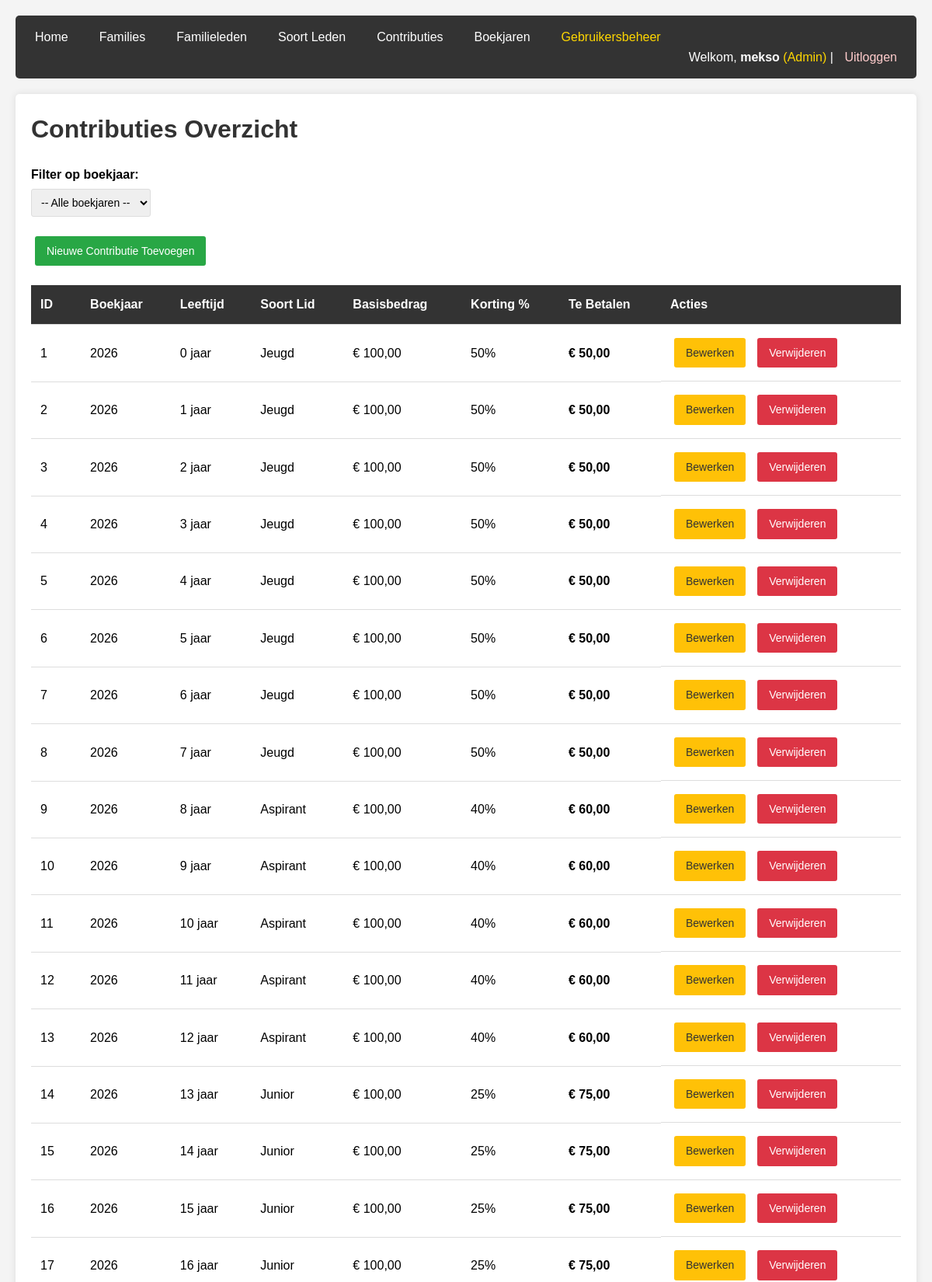
/contributie/index.php (signed in, upper part), run on the app's committed database.
### tables this page shows
CREATE TABLE IF NOT EXISTS Contributie (
    id INT AUTO_INCREMENT PRIMARY KEY,
    leeftijd INT NOT NULL,
    soort_lid_id INT NOT NULL,
    basisbedrag DECIMAL(10, 2) NOT NULL DEFAULT 100.00,
    kortingspercentage DECIMAL(5, 2) NOT NULL DEFAULT 0.00,
    boekjaar_id INT NOT NULL,
    created_at TIMESTAMP DEFAULT CURRENT_TIMESTAMP,
    updated_at TIMESTAMP DEFAULT CURRENT_TIMESTAMP ON UPDATE CURRENT_TIMESTAMP,
    FOREIGN KEY (soort_lid_id) REFERENCES Soort_lid(id) ON DELETE RESTRICT ON UPDATE CASCADE,
    FOREIGN KEY (boekjaar_id) REFERENCES Boekjaar(id) ON DELETE CASCADE ON UPDATE CASCADE,
    UNIQUE KEY unique_contributie (leeftijd, soort_lid_id, boekjaar_id)
);

CREATE TABLE IF NOT EXISTS Boekjaar (
    id INT AUTO_INCREMENT PRIMARY KEY,
    jaar INT NOT NULL UNIQUE,
    created_at TIMESTAMP DEFAULT CURRENT_TIMESTAMP,
    updated_at TIMESTAMP DEFAULT CURRENT_TIMESTAMP ON UPDATE CURRENT_TIMESTAMP
);

CREATE TABLE IF NOT EXISTS Soort_lid (
    id INT AUTO_INCREMENT PRIMARY KEY,
    omschrijving VARCHAR(100) NOT NULL,
    created_at TIMESTAMP DEFAULT CURRENT_TIMESTAMP,
    updated_at TIMESTAMP DEFAULT CURRENT_TIMESTAMP ON UPDATE CURRENT_TIMESTAMP
);

### includes/functions.php (called while the page is built, shortened)
<?php
function formatEuro($bedrag) {
    return '€ ' . number_format($bedrag, 2, ',', '.');
}
function e($string) {
    return htmlspecialchars($string, ENT_QUOTES, 'UTF-8');
}

### contributie/index.php (the view, shortened to what this page needs)
<?php
require_once __DIR__ . '/../includes/functions.php';
$pdo = getDBConnection();
$boekjaar_id = $_GET['boekjaar_id'] ?? null;
$stmt = $pdo->query("SELECT * FROM Boekjaar ORDER BY jaar DESC");
if ($boekjaar_id) {
    $stmt = $pdo->prepare("
        SELECT c.*, s.omschrijving as soort_lid_naam, b.jaar as boekjaar
        FROM Contributie c
        JOIN Soort_lid s ON c.soort_lid_id = s.id
        JOIN Boekjaar b ON c.boekjaar_id = b.id
        WHERE c.boekjaar_id = :boekjaar_id
        ORDER BY c.leeftijd, s.id
    ");
    $stmt->execute(['boekjaar_id' => $boekjaar_id]);
} else {
    $stmt = $pdo->query("
        SELECT c.*, s.omschrijving as soort_lid_naam, b.jaar as boekjaar
        FROM Contributie c
        JOIN Soort_lid s ON c.soort_lid_id = s.id
        JOIN Boekjaar b ON c.boekjaar_id = b.id
        ORDER BY b.jaar DESC, c.leeftijd, s.id
    ");
}
$contributies = $stmt->fetchAll();
include __DIR__ . '/../includes/header.php';
?>
<h1>Contributies Overzicht</h1>
<div class="filter-bar">
    <form method="GET" action="">
        <label for="boekjaar_id">Filter op boekjaar:</label>
        <select id="boekjaar_id" name="boekjaar_id" onchange="this.form.submit()">
            <option value="">-- Alle boekjaren --</option>
        </select>
    </form>
</div>
<a href="create.php" class="btn btn-success">Nieuwe Contributie Toevoegen</a>
<table>
    <thead>
        <tr>
            <th>ID</th>
            <th>Boekjaar</th>
            <th>Leeftijd</th>
            <th>Soort Lid</th>
            <th>Basisbedrag</th>
            <th>Korting %</th>
            <th>Te Betalen</th>
            <th>Acties</th>
        </tr>
    </thead>
    <tbody>
        <?php foreach ($contributies as $contributie):
            $basisbedrag = floatval($contributie['basisbedrag']);
            $kortingspercentage = floatval($contributie['kortingspercentage']);
            $korting = $basisbedrag * ($kortingspercentage / 100);
            $teBetalen = $basisbedrag - $korting;
        ?>
            <tr>
                <td><?php echo e($contributie['id']); ?></td>
                <td><?php echo e($contributie['boekjaar']); ?></td>
                <td><?php echo e($contributie['leeftijd']); ?> jaar</td>
                <td><?php echo e($contributie['soort_lid_naam']); ?></td>
                <td><?php echo formatEuro($basisbedrag); ?></td>
                <td><?php echo e($kortingspercentage); ?>%</td>
                <td style="font-weight: bold;"><?php echo formatEuro($teBetalen); ?></td>
                <td class="actions">
                    <a href="edit.php?id=<?php echo $contributie['id']; ?>" class="btn btn-warning">Bewerken</a>
                    <a href="delete.php?id=<?php echo $contributie['id']; ?>" class="btn btn-danger" onclick="return confirm('Weet je zeker dat je deze contributie wilt verwijderen?')">Verwijderen</a>
                </td>
            </tr>
        <?php endforeach; ?>
    </tbody>
</table>
<?php include __DIR__ . '/../includes/footer.php'; ?>

### includes/header.php (style rules this page uses)
* { margin: 0; padding: 0; box-sizing: border-box; }
body { font-family: Arial, sans-serif; line-height: 1.6; background-color: #f4f4f4; padding: 20px; }
h1, h2 { color: #333; margin-bottom: 20px; }
table { width: 100%; border-collapse: collapse; margin: 20px 0; }
th, td { padding: 12px; text-align: left; border-bottom: 1px solid #ddd; }
th { background-color: #333; color: white; }
.btn { display: inline-block; padding: 8px 15px; margin: 5px; text-decoration: none; border-radius: 3px; cursor: pointer; border: none; font-size: 14px; }
.btn-success { background: #28a745; color: white; }
.btn-warning { background: #ffc107; color: #333; }
.btn-danger { background: #dc3545; color: white; }
label { display: block; margin-bottom: 5px; font-weight: bold; }
input[type="text"], input[type="date"], input[type="number"], select { width: 100%; padding: 8px; border: 1px solid #ddd; border-radius: 3px; font-size: 14px; }
.actions { display: flex; gap: 5px; }
.filter-bar { margin-bottom: 20px; }
.filter-bar form { display: inline-block; }

### data on the page
contributie: id "1", boekjaar.jaar "2026", leeftijd "0", soort_lid.omschrijving "Jeugd", basisbedrag "€ 100,00", kortingspercentage "50", formatEuro($teBetalen) "€ 50,00"
contributie: id "2", boekjaar.jaar "2026", leeftijd "1", soort_lid.omschrijving "Jeugd", basisbedrag "€ 100,00", kortingspercentage "50", formatEuro($teBetalen) "€ 50,00"
contributie: id "3", boekjaar.jaar "2026", leeftijd "2", soort_lid.omschrijving "Jeugd", basisbedrag "€ 100,00", kortingspercentage "50", formatEuro($teBetalen) "€ 50,00"
contributie: id "4", boekjaar.jaar "2026", leeftijd "3", soort_lid.omschrijving "Jeugd", basisbedrag "€ 100,00", kortingspercentage "50", formatEuro($teBetalen) "€ 50,00"
contributie: id "5", boekjaar.jaar "2026", leeftijd "4", soort_lid.omschrijving "Jeugd", basisbedrag "€ 100,00", kortingspercentage "50", formatEuro($teBetalen) "€ 50,00"
contributie: id "6", boekjaar.jaar "2026", leeftijd "5", soort_lid.omschrijving "Jeugd", basisbedrag "€ 100,00", kortingspercentage "50", formatEuro($teBetalen) "€ 50,00"
contributie: id "7", boekjaar.jaar "2026", leeftijd "6", soort_lid.omschrijving "Jeugd", basisbedrag "€ 100,00", kortingspercentage "50", formatEuro($teBetalen) "€ 50,00"
contributie: id "8", boekjaar.jaar "2026", leeftijd "7", soort_lid.omschrijving "Jeugd", basisbedrag "€ 100,00", kortingspercentage "50", formatEuro($teBetalen) "€ 50,00"
contributie: id "9", boekjaar.jaar "2026", leeftijd "8", soort_lid.omschrijving "Aspirant", basisbedrag "€ 100,00", kortingspercentage "40", formatEuro($teBetalen) "€ 60,00"
contributie: id "10", boekjaar.jaar "2026", leeftijd "9", soort_lid.omschrijving "Aspirant", basisbedrag "€ 100,00", kortingspercentage "40", formatEuro($teBetalen) "€ 60,00"
contributie: id "11", boekjaar.jaar "2026", leeftijd "10", soort_lid.omschrijving "Aspirant", basisbedrag "€ 100,00", kortingspercentage "40", formatEuro($teBetalen) "€ 60,00"
contributie: id "12", boekjaar.jaar "2026", leeftijd "11", soort_lid.omschrijving "Aspirant", basisbedrag "€ 100,00", kortingspercentage "40", formatEuro($teBetalen) "€ 60,00"
contributie: id "13", boekjaar.jaar "2026", leeftijd "12", soort_lid.omschrijving "Aspirant", basisbedrag "€ 100,00", kortingspercentage "40", formatEuro($teBetalen) "€ 60,00"
contributie: id "14", boekjaar.jaar "2026", leeftijd "13", soort_lid.omschrijving "Junior", basisbedrag "€ 100,00", kortingspercentage "25", formatEuro($teBetalen) "€ 75,00"
contributie: id "15", boekjaar.jaar "2026", leeftijd "14", soort_lid.omschrijving "Junior", basisbedrag "€ 100,00", kortingspercentage "25", formatEuro($teBetalen) "€ 75,00"
contributie: id "16", boekjaar.jaar "2026", leeftijd "15", soort_lid.omschrijving "Junior", basisbedrag "€ 100,00", kortingspercentage "25", formatEuro($teBetalen) "€ 75,00"
contributie: id "17", boekjaar.jaar "2026", leeftijd "16", soort_lid.omschrijving "Junior", basisbedrag "€ 100,00", kortingspercentage "25", formatEuro($teBetalen) "€ 75,00"

### other printed values
Auth::user()['username'] "mekso"
